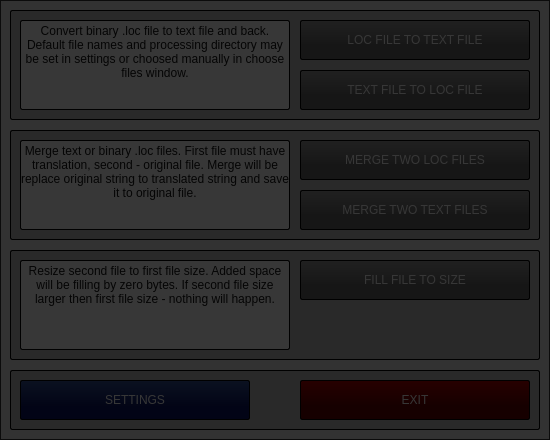
<?xml version="1.0" encoding="UTF-8"?>
<ui version="4.0">
 <class>MainWindow</class>
 <widget class="QMainWindow" name="MainWindow">
  <property name="geometry">
   <rect>
    <x>0</x>
    <y>0</y>
    <width>550</width>
    <height>440</height>
   </rect>
  </property>
  <property name="minimumSize">
   <size>
    <width>550</width>
    <height>440</height>
   </size>
  </property>
  <property name="maximumSize">
   <size>
    <width>550</width>
    <height>440</height>
   </size>
  </property>
  <property name="contextMenuPolicy">
   <enum>Qt::NoContextMenu</enum>
  </property>
  <property name="windowTitle">
   <string notr="true">v.1.1</string>
  </property>
  <property name="windowIcon">
   <iconset resource="../../res/Res.qrc">
    <normaloff>:/images/images/application-icon.png</normaloff>:/images/images/application-icon.png</iconset>
  </property>
  <widget class="QWidget" name="centralWidget">
   <property name="contextMenuPolicy">
    <enum>Qt::NoContextMenu</enum>
   </property>
   <property name="autoFillBackground">
    <bool>false</bool>
   </property>
   <property name="styleSheet">
    <string notr="true">QWidget  {
	background-color: rgb(230, 230, 230);
}</string>
   </property>
   <widget class="QFrame" name="frame5">
    <property name="geometry">
     <rect>
      <x>10</x>
      <y>370</y>
      <width>530</width>
      <height>60</height>
     </rect>
    </property>
    <property name="contextMenuPolicy">
     <enum>Qt::NoContextMenu</enum>
    </property>
    <property name="styleSheet">
     <string notr="true">QFrame {
	background-color: rgb(190, 190, 190);
	
	border: 1px solid rgb(0, 0, 0);
	border-radius: 2px;

}
</string>
    </property>
    <property name="frameShape">
     <enum>QFrame::StyledPanel</enum>
    </property>
    <property name="frameShadow">
     <enum>QFrame::Sunken</enum>
    </property>
    <property name="lineWidth">
     <number>5</number>
    </property>
    <property name="midLineWidth">
     <number>2</number>
    </property>
    <widget class="QPushButton" name="settingsButton">
     <property name="enabled">
      <bool>true</bool>
     </property>
     <property name="geometry">
      <rect>
       <x>10</x>
       <y>10</y>
       <width>230</width>
       <height>40</height>
      </rect>
     </property>
     <property name="focusPolicy">
      <enum>Qt::StrongFocus</enum>
     </property>
     <property name="contextMenuPolicy">
      <enum>Qt::NoContextMenu</enum>
     </property>
     <property name="toolTipDuration">
      <number>1</number>
     </property>
     <property name="styleSheet">
      <string notr="true">QPushButton {
	font: 75 12pt &quot;Liberation Sans&quot;;
	color: rgb(255, 255, 255);

	background-color: qlineargradient(x1: 0, y1: 0, x2: 0, y2: 0.67,  stop: 0 rgb(50, 80, 150), stop: 1 rgb(10, 20, 100));

	border: 1px solid  rgb(0, 0, 0);
	border-radius: 2px;
}

QPushButton:hover {
	background-color: qlineargradient(x1: 0, y1: 0, x2: 0, y2: 0.67,  stop: 0 rgb(60, 90, 220), stop: 1 rgb(20, 30, 150));
}

QPushButton:disabled {
	background-color: rgb(150, 150, 180);
}
</string>
     </property>
     <property name="text">
      <string>SETTINGS</string>
     </property>
    </widget>
    <widget class="QPushButton" name="exitButton">
     <property name="enabled">
      <bool>true</bool>
     </property>
     <property name="geometry">
      <rect>
       <x>290</x>
       <y>10</y>
       <width>230</width>
       <height>40</height>
      </rect>
     </property>
     <property name="tabletTracking">
      <bool>false</bool>
     </property>
     <property name="focusPolicy">
      <enum>Qt::StrongFocus</enum>
     </property>
     <property name="contextMenuPolicy">
      <enum>Qt::NoContextMenu</enum>
     </property>
     <property name="styleSheet">
      <string notr="true">QPushButton {
	font: 75 12pt &quot;Liberation Sans&quot;;
	color: rgb(255, 255, 255);

	background-color: qlineargradient(x1: 0, y1: 0, x2: 0, y2: 0.67,  stop: 0 rgb(180, 0, 0), stop: 1 rgb(100, 0, 0));

	border: 1px solid  rgb(0, 0, 0);
	border-radius: 2px;
}

QPushButton:hover {
	background-color: qlineargradient(x1: 0, y1: 0, x2: 0, y2: 0.67,  stop: 0 rgb(220, 0, 0), stop: 1 rgb(130, 0, 0));
}

QPushButton:disabled {
	background-color: rgb(180, 150, 150);
}
</string>
     </property>
     <property name="text">
      <string>EXIT</string>
     </property>
    </widget>
   </widget>
   <widget class="QFrame" name="frame1">
    <property name="geometry">
     <rect>
      <x>10</x>
      <y>10</y>
      <width>530</width>
      <height>110</height>
     </rect>
    </property>
    <property name="contextMenuPolicy">
     <enum>Qt::NoContextMenu</enum>
    </property>
    <property name="styleSheet">
     <string notr="true">QFrame {
	background-color: rgb(190, 190, 190);
	
	border: 1px solid  rgb(0, 0, 0);
	border-radius: 2px;
}</string>
    </property>
    <property name="frameShape">
     <enum>QFrame::StyledPanel</enum>
    </property>
    <property name="frameShadow">
     <enum>QFrame::Sunken</enum>
    </property>
    <property name="lineWidth">
     <number>5</number>
    </property>
    <property name="midLineWidth">
     <number>2</number>
    </property>
    <widget class="QPushButton" name="bttButton">
     <property name="enabled">
      <bool>true</bool>
     </property>
     <property name="geometry">
      <rect>
       <x>290</x>
       <y>10</y>
       <width>230</width>
       <height>40</height>
      </rect>
     </property>
     <property name="focusPolicy">
      <enum>Qt::StrongFocus</enum>
     </property>
     <property name="contextMenuPolicy">
      <enum>Qt::NoContextMenu</enum>
     </property>
     <property name="styleSheet">
      <string notr="true">QPushButton {
	font: 75 12pt &quot;Liberation Sans&quot;;
	color: rgb(255, 255, 255);

	background-color: qlineargradient(x1: 0, y1: 0, x2: 0, y2: 0.67,  stop: 0 rgb(150,150, 150), stop: 1 rgb(100, 100, 100));

	border: 1px solid  rgb(0, 0, 0);
	border-radius: 2px;
}

QPushButton:hover {
	background-color: qlineargradient(x1: 0, y1: 0, x2: 0, y2: 0.67,  stop: 0 rgb(180,180, 180), stop: 1 rgb(120, 120, 120));
}

QPushButton:disabled {
	background-color: rgb(150, 150, 150);
}
</string>
     </property>
     <property name="text">
      <string>LOC FILE TO TEXT FILE</string>
     </property>
    </widget>
    <widget class="QPushButton" name="ttbButton">
     <property name="geometry">
      <rect>
       <x>290</x>
       <y>60</y>
       <width>230</width>
       <height>40</height>
      </rect>
     </property>
     <property name="focusPolicy">
      <enum>Qt::StrongFocus</enum>
     </property>
     <property name="contextMenuPolicy">
      <enum>Qt::NoContextMenu</enum>
     </property>
     <property name="styleSheet">
      <string notr="true">QPushButton {
	font: 75 12pt &quot;Liberation Sans&quot;;
	color: rgb(255, 255, 255);

	background-color: qlineargradient(x1: 0, y1: 0, x2: 0, y2: 0.67,  stop: 0 rgb(150,150, 150), stop: 1 rgb(100, 100, 100));

	border: 1px solid  rgb(0, 0, 0);
	border-radius: 2px;
}

QPushButton:hover {
	background-color: qlineargradient(x1: 0, y1: 0, x2: 0, y2: 0.67,  stop: 0 rgb(180,180, 180), stop: 1 rgb(120, 120, 120));
}

QPushButton:disabled {
	background-color: rgb(150, 150, 150);
}
</string>
     </property>
     <property name="text">
      <string>TEXT FILE TO LOC FILE</string>
     </property>
    </widget>
    <widget class="QLabel" name="label1">
     <property name="geometry">
      <rect>
       <x>10</x>
       <y>10</y>
       <width>270</width>
       <height>90</height>
      </rect>
     </property>
     <property name="styleSheet">
      <string notr="true">QLabel {
	font: 10pt &quot;Liberation Sans&quot;;
	color: rgb(20, 20, 20);

	
	background-color: rgb(255, 255, 255);

	border: 1px solid  rgb(0, 0, 0);
	border-radius: 2px;
}
</string>
     </property>
     <property name="frameShape">
      <enum>QFrame::StyledPanel</enum>
     </property>
     <property name="frameShadow">
      <enum>QFrame::Sunken</enum>
     </property>
     <property name="lineWidth">
      <number>5</number>
     </property>
     <property name="midLineWidth">
      <number>2</number>
     </property>
     <property name="text">
      <string>Convert binary .loc file to text file and back. Default file names and processing directory may be set in settings or choosed manually in choose files window.</string>
     </property>
     <property name="textFormat">
      <enum>Qt::PlainText</enum>
     </property>
     <property name="alignment">
      <set>Qt::AlignHCenter|Qt::AlignTop</set>
     </property>
     <property name="wordWrap">
      <bool>true</bool>
     </property>
     <property name="margin">
      <number>5</number>
     </property>
     <property name="textInteractionFlags">
      <set>Qt::NoTextInteraction</set>
     </property>
    </widget>
   </widget>
   <widget class="QFrame" name="frame2">
    <property name="geometry">
     <rect>
      <x>10</x>
      <y>130</y>
      <width>530</width>
      <height>110</height>
     </rect>
    </property>
    <property name="contextMenuPolicy">
     <enum>Qt::NoContextMenu</enum>
    </property>
    <property name="styleSheet">
     <string notr="true">QFrame {
	background-color: rgb(190, 190, 190);
	
	border: 1px solid  rgb(0, 0, 0);
	border-radius: 2px;
}</string>
    </property>
    <property name="frameShape">
     <enum>QFrame::StyledPanel</enum>
    </property>
    <property name="frameShadow">
     <enum>QFrame::Sunken</enum>
    </property>
    <property name="lineWidth">
     <number>5</number>
    </property>
    <property name="midLineWidth">
     <number>2</number>
    </property>
    <widget class="QPushButton" name="mbButton">
     <property name="enabled">
      <bool>true</bool>
     </property>
     <property name="geometry">
      <rect>
       <x>290</x>
       <y>10</y>
       <width>230</width>
       <height>40</height>
      </rect>
     </property>
     <property name="focusPolicy">
      <enum>Qt::StrongFocus</enum>
     </property>
     <property name="contextMenuPolicy">
      <enum>Qt::NoContextMenu</enum>
     </property>
     <property name="styleSheet">
      <string notr="true">QPushButton {
	font: 75 12pt &quot;Liberation Sans&quot;;
	color: rgb(255, 255, 255);

	background-color: qlineargradient(x1: 0, y1: 0, x2: 0, y2: 0.67,  stop: 0 rgb(150,150, 150), stop: 1 rgb(100, 100, 100));

	border: 1px solid  rgb(0, 0, 0);
	border-radius: 2px;
}

QPushButton:hover {
	background-color: qlineargradient(x1: 0, y1: 0, x2: 0, y2: 0.67,  stop: 0 rgb(180,180, 180), stop: 1 rgb(120, 120, 120));
}

QPushButton:disabled {
	background-color: rgb(150, 150, 150);
}
</string>
     </property>
     <property name="text">
      <string>MERGE TWO LOC FILES</string>
     </property>
    </widget>
    <widget class="QPushButton" name="mtButton">
     <property name="enabled">
      <bool>true</bool>
     </property>
     <property name="geometry">
      <rect>
       <x>290</x>
       <y>60</y>
       <width>230</width>
       <height>40</height>
      </rect>
     </property>
     <property name="focusPolicy">
      <enum>Qt::StrongFocus</enum>
     </property>
     <property name="contextMenuPolicy">
      <enum>Qt::NoContextMenu</enum>
     </property>
     <property name="styleSheet">
      <string notr="true">QPushButton {
	font: 75 12pt &quot;Liberation Sans&quot;;
	color: rgb(255, 255, 255);

	background-color: qlineargradient(x1: 0, y1: 0, x2: 0, y2: 0.67,  stop: 0 rgb(150,150, 150), stop: 1 rgb(100, 100, 100));

	border: 1px solid  rgb(0, 0, 0);
	border-radius: 2px;
}

QPushButton:hover {
	background-color: qlineargradient(x1: 0, y1: 0, x2: 0, y2: 0.67,  stop: 0 rgb(180,180, 180), stop: 1 rgb(120, 120, 120));
}

QPushButton:disabled {
	background-color: rgb(150, 150, 150);
}
</string>
     </property>
     <property name="text">
      <string>MERGE TWO TEXT FILES</string>
     </property>
    </widget>
    <widget class="QLabel" name="label2">
     <property name="geometry">
      <rect>
       <x>10</x>
       <y>10</y>
       <width>270</width>
       <height>90</height>
      </rect>
     </property>
     <property name="styleSheet">
      <string notr="true">QLabel {
	font: 10pt &quot;Liberation Sans&quot;;
	color: rgb(20, 20, 20);

	
	background-color: rgb(255, 255, 255);

	border: 1px solid  rgb(0, 0, 0);
	border-radius: 2px;
}
</string>
     </property>
     <property name="frameShape">
      <enum>QFrame::StyledPanel</enum>
     </property>
     <property name="frameShadow">
      <enum>QFrame::Sunken</enum>
     </property>
     <property name="lineWidth">
      <number>5</number>
     </property>
     <property name="midLineWidth">
      <number>2</number>
     </property>
     <property name="text">
      <string>Merge text or binary .loc files. First file must have translation, second - original file. Merge will be replace original string to translated string and save it to original file.</string>
     </property>
     <property name="textFormat">
      <enum>Qt::PlainText</enum>
     </property>
     <property name="alignment">
      <set>Qt::AlignHCenter|Qt::AlignTop</set>
     </property>
     <property name="wordWrap">
      <bool>true</bool>
     </property>
     <property name="margin">
      <number>5</number>
     </property>
     <property name="textInteractionFlags">
      <set>Qt::NoTextInteraction</set>
     </property>
    </widget>
   </widget>
   <widget class="QFrame" name="frame3">
    <property name="geometry">
     <rect>
      <x>10</x>
      <y>250</y>
      <width>530</width>
      <height>110</height>
     </rect>
    </property>
    <property name="contextMenuPolicy">
     <enum>Qt::NoContextMenu</enum>
    </property>
    <property name="styleSheet">
     <string notr="true">QFrame {
	background-color: rgb(190, 190, 190);
	
	border: 1px solid rgb(0, 0, 0);
	border-radius: 2px;

}
</string>
    </property>
    <property name="frameShape">
     <enum>QFrame::StyledPanel</enum>
    </property>
    <property name="frameShadow">
     <enum>QFrame::Sunken</enum>
    </property>
    <property name="lineWidth">
     <number>5</number>
    </property>
    <property name="midLineWidth">
     <number>2</number>
    </property>
    <widget class="QPushButton" name="ftsButton">
     <property name="enabled">
      <bool>true</bool>
     </property>
     <property name="geometry">
      <rect>
       <x>290</x>
       <y>10</y>
       <width>230</width>
       <height>40</height>
      </rect>
     </property>
     <property name="focusPolicy">
      <enum>Qt::StrongFocus</enum>
     </property>
     <property name="contextMenuPolicy">
      <enum>Qt::NoContextMenu</enum>
     </property>
     <property name="styleSheet">
      <string notr="true">QPushButton {
	font: 75 12pt &quot;Liberation Sans&quot;;
	color: rgb(255, 255, 255);

	background-color: qlineargradient(x1: 0, y1: 0, x2: 0, y2: 0.67,  stop: 0 rgb(150,150, 150), stop: 1 rgb(100, 100, 100));

	border: 1px solid  rgb(0, 0, 0);
	border-radius: 2px;
}

QPushButton:hover {
	background-color: qlineargradient(x1: 0, y1: 0, x2: 0, y2: 0.67,  stop: 0 rgb(180,180, 180), stop: 1 rgb(120, 120, 120));
}

QPushButton:disabled {
	background-color: rgb(150, 150, 150);
}
</string>
     </property>
     <property name="text">
      <string>FILL FILE TO SIZE</string>
     </property>
    </widget>
    <widget class="QLabel" name="label3">
     <property name="geometry">
      <rect>
       <x>10</x>
       <y>10</y>
       <width>270</width>
       <height>90</height>
      </rect>
     </property>
     <property name="styleSheet">
      <string notr="true">QLabel {
	font: 10pt &quot;Liberation Sans&quot;;
	color: rgb(20, 20, 20);

	
	background-color: rgb(255, 255, 255);

	border: 1px solid  rgb(0, 0, 0);
	border-radius: 2px;
}
</string>
     </property>
     <property name="frameShape">
      <enum>QFrame::StyledPanel</enum>
     </property>
     <property name="frameShadow">
      <enum>QFrame::Sunken</enum>
     </property>
     <property name="lineWidth">
      <number>5</number>
     </property>
     <property name="midLineWidth">
      <number>2</number>
     </property>
     <property name="text">
      <string>Resize second file to first file size. Added space will be filling by zero bytes. If second file size larger then first file size - nothing will happen.</string>
     </property>
     <property name="textFormat">
      <enum>Qt::PlainText</enum>
     </property>
     <property name="alignment">
      <set>Qt::AlignHCenter|Qt::AlignTop</set>
     </property>
     <property name="wordWrap">
      <bool>true</bool>
     </property>
     <property name="margin">
      <number>5</number>
     </property>
     <property name="textInteractionFlags">
      <set>Qt::NoTextInteraction</set>
     </property>
    </widget>
   </widget>
   <widget class="QFrame" name="glass">
    <property name="enabled">
     <bool>true</bool>
    </property>
    <property name="geometry">
     <rect>
      <x>0</x>
      <y>0</y>
      <width>550</width>
      <height>440</height>
     </rect>
    </property>
    <property name="contextMenuPolicy">
     <enum>Qt::NoContextMenu</enum>
    </property>
    <property name="autoFillBackground">
     <bool>false</bool>
    </property>
    <property name="styleSheet">
     <string notr="true">QFrame {
background-color: rgba(0, 0, 0, 200);
}</string>
    </property>
    <property name="frameShape">
     <enum>QFrame::StyledPanel</enum>
    </property>
    <property name="frameShadow">
     <enum>QFrame::Plain</enum>
    </property>
   </widget>
  </widget>
 </widget>
 <layoutdefault spacing="6" margin="11"/>
 <tabstops>
  <tabstop>bttButton</tabstop>
  <tabstop>ttbButton</tabstop>
  <tabstop>mbButton</tabstop>
  <tabstop>mtButton</tabstop>
  <tabstop>settingsButton</tabstop>
  <tabstop>exitButton</tabstop>
 </tabstops>
 <resources>
  <include location="../../res/Res.qrc"/>
 </resources>
 <connections/>
 <slots>
  <slot>onButtonClick()</slot>
 </slots>
</ui>
